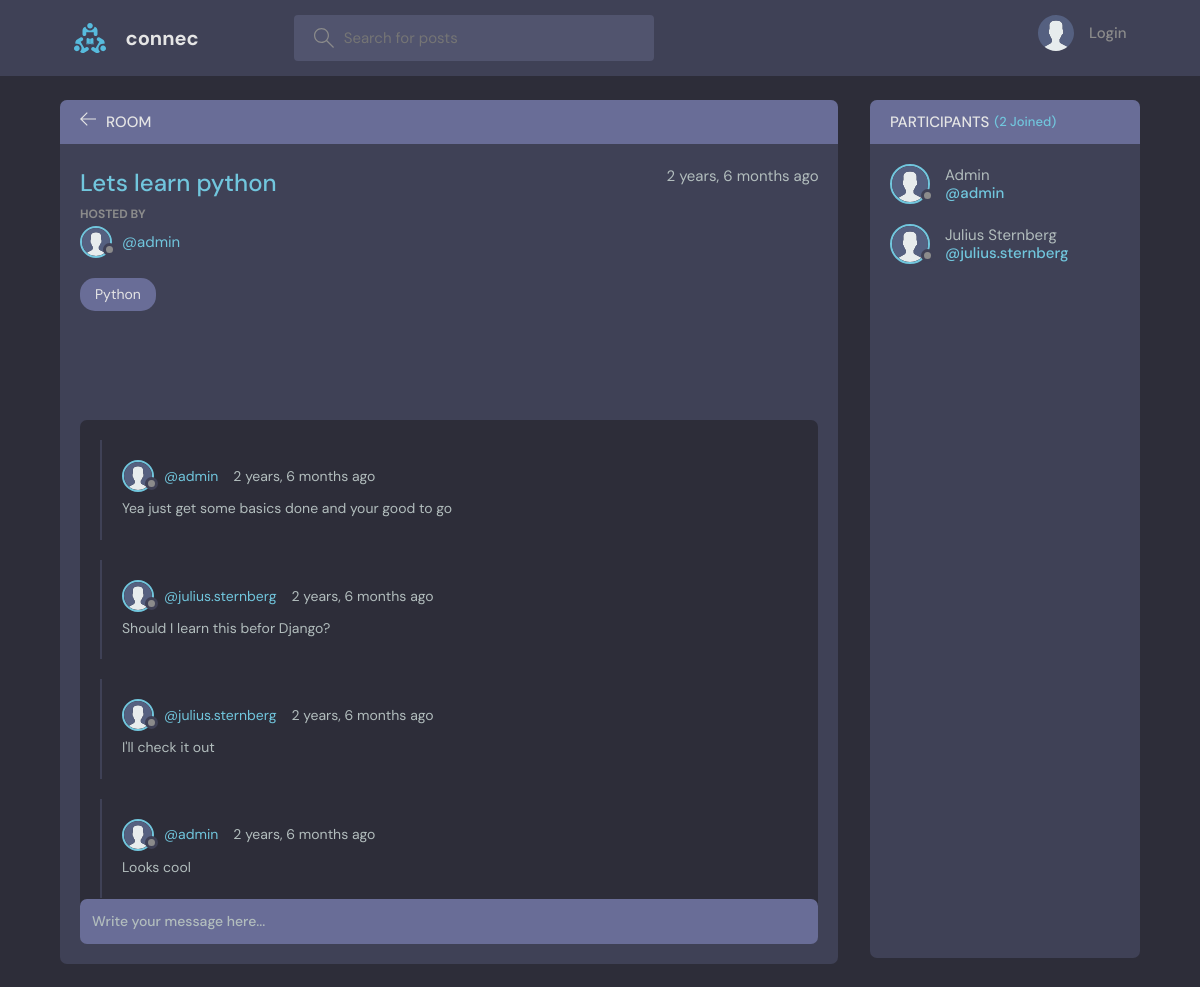
Page /room/15/ on the committed database.
### base/models.py (models this page shows, shortened)
class Room(models.Model):
    host = models.ForeignKey(User, on_delete=models.SET_NULL, null=True)
    topic = models.ForeignKey(Topic, on_delete=models.SET_NULL, null=True)
    name = models.CharField(max_length=200)
    description = models.TextField(null=True, blank=True)
    participants = models.ManyToManyField(
        User, related_name='participants', blank=True)
    updated = models.DateTimeField(auto_now=True)
    created = models.DateTimeField(auto_now_add=True)
    class Meta:
        ordering = ['-updated', '-created']

class User(AbstractUser):
    name = models.CharField(max_length=200, null=True)
    email = models.EmailField(unique=True, null=True)
    bio = models.TextField(null=True)
    avatar = models.ImageField(null=True, default="avatar.svg")
    USERNAME_FIELD = 'email'
    REQUIRED_FIELDS = []

class Topic(models.Model):
    name = models.CharField(max_length=200)
    def __str__(self):
        return self.name

class Message(models.Model):
    user = models.ForeignKey(User, on_delete=models.CASCADE)
    room = models.ForeignKey(Room, on_delete=models.CASCADE)
    body = models.TextField()
    updated = models.DateTimeField(auto_now=True)
    created = models.DateTimeField(auto_now_add=True)
    class Meta:
        ordering = ['-updated', '-created']

### base/views.py (the view, shortened to what this page needs)
# urls.py: path('room/<str:pk>/', views.room, name="room"),
def room(request, pk):
    room = Room.objects.get(id=pk)
    room_messages = room.message_set.all()
    participants = room.participants.all()
    context = {'room': room, 'room_messages': room_messages,
               'participants': participants}
    return render(request, 'base/room.html', context)

### base/templates/base/room.html (shortened to what this page needs)
{% extends 'main.html' %}
{% block content %}
<main class="profile-page layout layout--2">
  <div class="container">
    <div class="room">
      <div class="room__top">
        <div class="room__topLeft">
          <a href="{% url 'home' %}">
            <svg version="1.1" xmlns="http://www.w3.org/2000/svg" width="32" height="32" viewBox="0 0 32 32">
              <title>arrow-left</title>
              <path
                d="M13.723 2.286l-13.723 13.714 13.719 13.714 1.616-1.611-10.96-10.96h27.625v-2.286h-27.625l10.965-10.965-1.616-1.607z">
              </path>
            </svg>
          </a>
          <h3>Room</h3>
        </div>
      </div>
      <div class="room__box scroll">
        <div class="room__header scroll">
          <div class="room__info">
            <h3>{{room.name}}</h3>
            <span>{{room.created|timesince}} ago</span>
          </div>
          <div class="room__hosted">
            <p>Hosted By</p>
            <a href="{% url 'user-profile' room.host.id %}" class="room__author">
              <div class="avatar avatar--small">
                <img src="{{room.host.avatar.url}}" />
              </div>
              <span>@{{room.host.username}}</span>
            </a>
          </div>
          <span class="room__topics">{{room.topic}}</span>
        </div>
        <div class="room__conversation">
          <div class="threads scroll">
            {% for message in room_messages %}
            <div class="thread">
              <div class="thread__top">
                <div class="thread__author">
                  <a href="{% url 'user-profile' message.user.id %}" class="thread__authorInfo">
                    <div class="avatar avatar--small">
                      <img src="{{message.user.avatar.url}}" />
                    </div>
                    <span>@{{message.user.username}}</span>
                  </a>
                  <span class="thread__date">{{message.created|timesince}} ago</span>
                </div>
              </div>
              <div class="thread__details">
                {{message.body}}
              </div>
            </div>
            {% endfor %}
          </div>
        </div>
      </div>
      <div class="room__message">
        <form action="" method="POST">
          <input name="body" placeholder="Write your message here..." />
        </form>
      </div>
    </div>
    <div class="participants">
      <h3 class="participants__top">Participants <span>({{participants.count}} Joined)</span></h3>
      <div class="participants__list scroll">
        {% for user in participants %}
        <a href="{%  url 'user-profile' user.id %}" class="participant">
          <div class="avatar avatar--medium">
            <img src="{{user.avatar.url}}" />
          </div>
          <p>
            {{user.name}}
            <span>@{{user.username}}</span>
          </p>
        </a>
        {% endfor %}
      </div>
    </div>
  </div>
</main>
{% endblock content %}

### rows in the picture
Room: name "Lets learn python", created "2 years, 6 months", host.avatar (placeholder picture), host.username "admin", topic "Python"
Message: user.avatar (placeholder picture), user.username "admin", created "2 years, 6 months", body "Yea just get some basics done and your good to go"
Message: user.avatar (placeholder picture), user.username "julius.sternberg", created "2 years, 6 months", body "Should I learn this befor Django?"
Message: user.avatar (placeholder picture), user.username "julius.sternberg", created "2 years, 6 months", body "I'll check it out"
Message: user.avatar (placeholder picture), user.username "admin", created "2 years, 6 months", body "Looks cool"
User: avatar (placeholder picture), name "Admin", username "admin"
User: avatar (placeholder picture), name "Julius Sternberg", username "julius.sternberg"

### other values in the picture
{{ participants.count }} "2"
